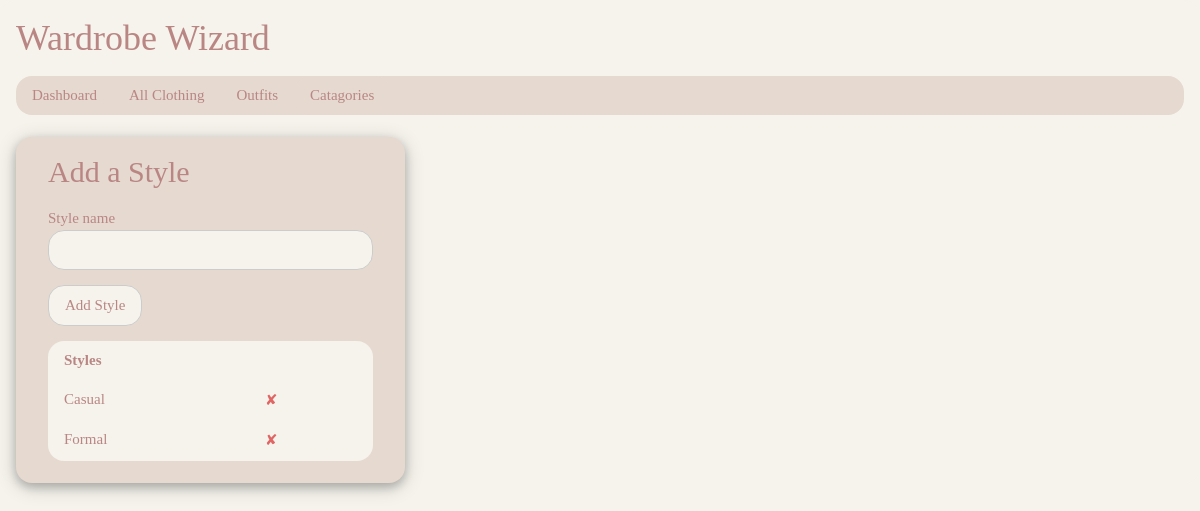
The page /styles (signed in) on the database as committed earlier.
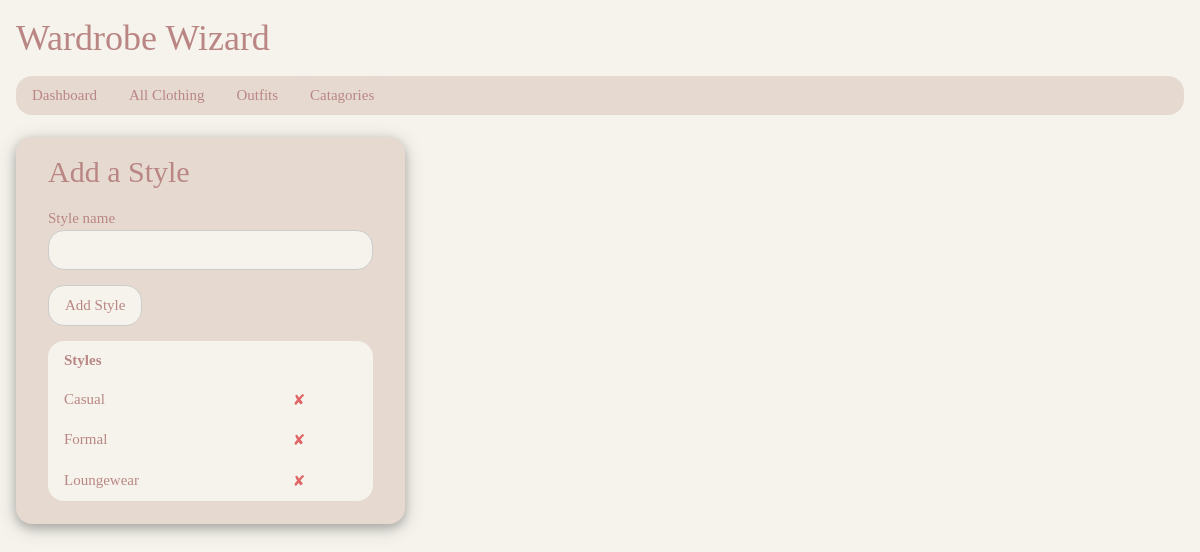
The same page on the database as committed later.
### tables this page shows
CREATE TABLE style (style_id INTEGER PRIMARY KEY, style_name TEXT, user_id INTEGER REFERENCES user (user_id));

### app.py (the view, shortened to what this page needs)
@app.route('/styles', methods=['GET', 'POST'])
def add_style():
    if 'user_id' in session:
        user_id = session['user_id']
        return viewstyles(user_id)
    else:
        return redirect(url_for('login'))

### app.py (called while the page is built)
@app.route('/styles/<int:user_id>')
def viewstyles(user_id):
    if 'user_id' in session:
        user_id = session['user_id']
        db = sqlite3.connect(DB)
        cursor = db.cursor()
        cursor.execute("SELECT * FROM style WHERE user_id =?",(user_id,))
        styles_results = cursor.fetchall()
        db.close()
        return render_template("styles.html", user_id=user_id, styles_results=styles_results)
    else:
        return redirect(url_for('login'))

### templates/styles.html
{% extends "base.html" %}
{% block body %}
<br>
    <div class="w3-col s4">
      <div class="w3-container colour5 w3-round-xlarge w3-card-4">
        <form class="w3-container" action="{{ url_for('add_style') }}" method="POST">
          <h2>Add a Style</h2>
          <label> Style name</label>
          <input name="style_name" type="text" maxlength="25" placeholder=" " class="w3-input w3-border" required>
          <p><input button type="submit" value="Add Style" class="w3-ckp-button w3-round-xlarge colour4 w3-border"></p>
        </form>
        <div class="w3-container">
          <table class="w3-ckp-table colour4">
            <tr>
              <th>Styles</th>
            </tr>
            {% for item in styles_results %}
            <tr>
              <td>{{ item[1] }}</td>
              <td>
                <form method="POST" action="{{ url_for('delete_style', ID=item[0]) }}">
                  <input type="submit" title="Delete" class="input delete-button" value="&#10008;" onclick="return confirm('Are you sure you want to delete this Style?')">
                </form>
              </td>
            </tr>
            {% endfor %}
          </table>
          <br>
        </div>
      </div>
    </div>
{% endblock %}

Rows that differ between the two databases and show on the page:
added style: style_name "Loungewear"
